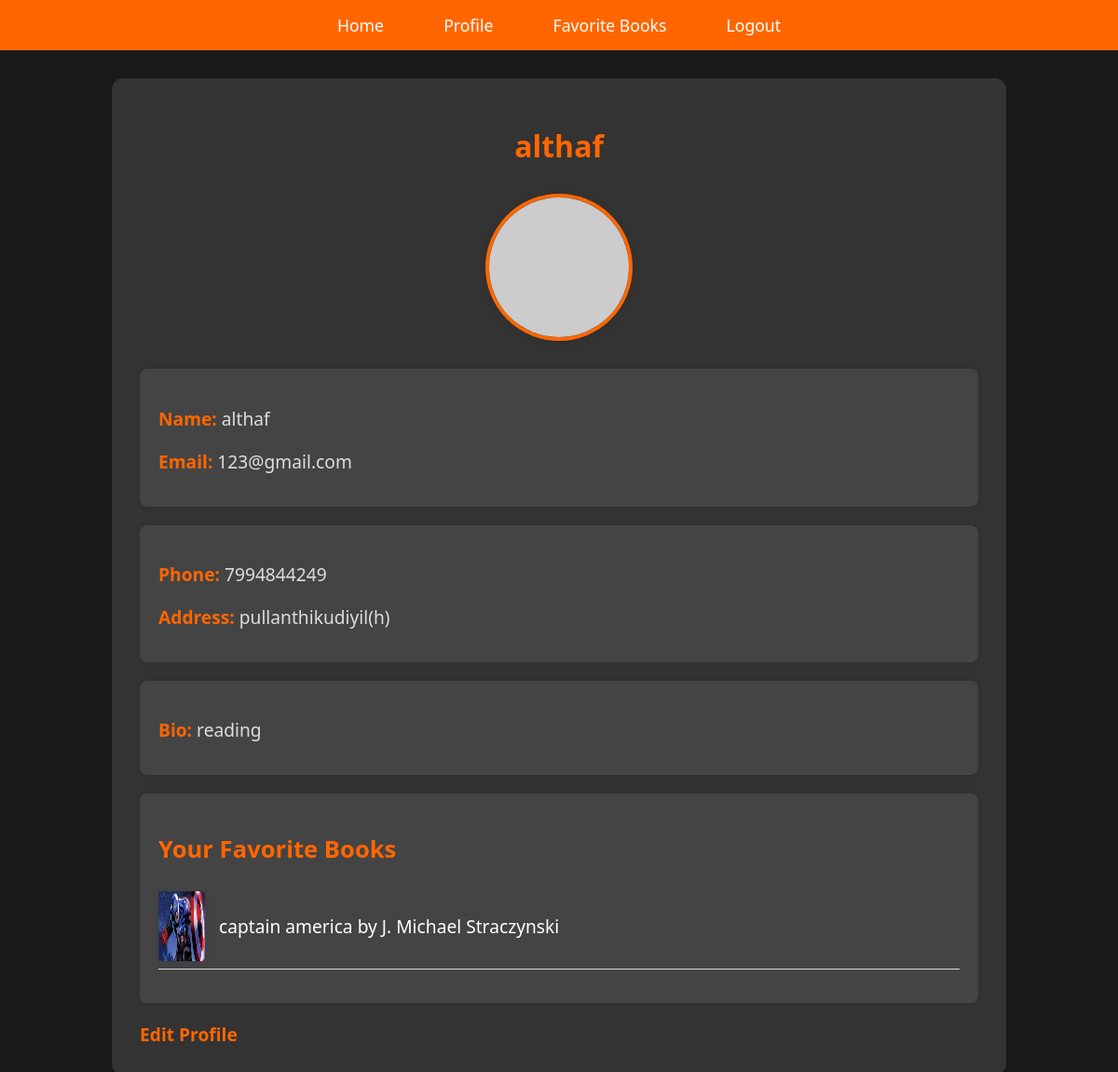
The page /profile/ (signed in) on the database as committed earlier.
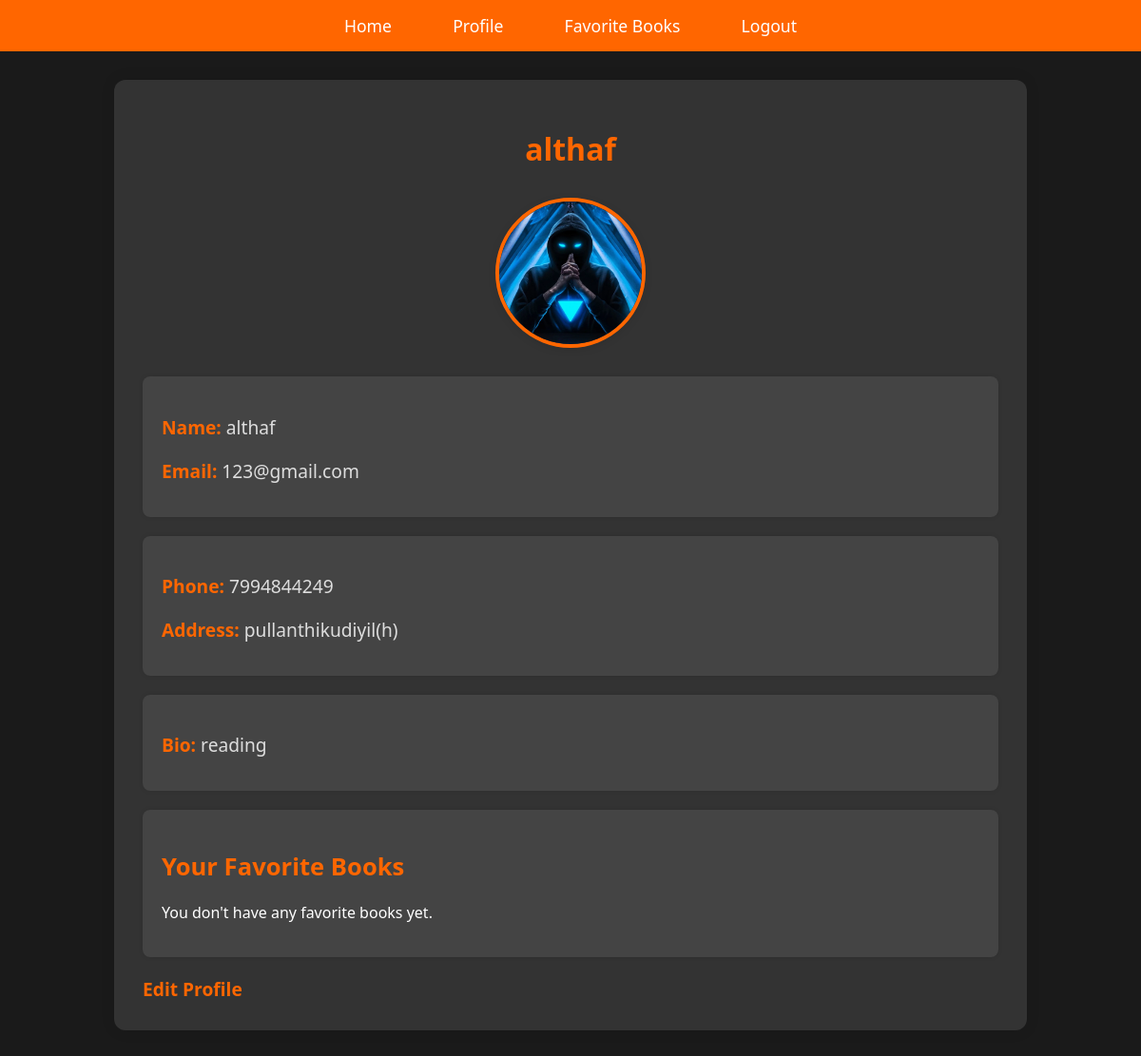
The same page on the database as committed later.
### books/models.py (models this page shows, shortened)
class Book(models.Model):
    title = models.CharField(max_length=255)
    author = models.CharField(max_length=255)
    description = models.TextField()
    cover_image = models.ImageField(upload_to='book_covers/', null=True, blank=True)
    file = models.FileField(upload_to='book_files/', null=True, blank=True)
    published_date = models.DateField()

class Profile(models.Model):
    user = models.OneToOneField(User, on_delete=models.CASCADE)  # Link to the User model
    name = models.CharField(max_length=255, blank=True, null=True)  # User's name
    address = models.TextField(blank=True, null=True)  # User's address
    phone = models.CharField(max_length=15, blank=True, null=True)  # User's phone number
    email = models.EmailField(blank=True, null=True)  # User's email address
    bio = models.TextField(blank=True, null=True)  # Short bio
    profile_picture = models.ImageField(upload_to='profile_pics/', blank=True, null=True)  # Profile picture

### books/views.py (the view)
# urls.py: path('profile/', views.user_profile, name='user_profile'),
@login_required
def user_profile(request):
    user = request.user
    try:
        profile = user.profile
    except Profile.DoesNotExist:
        profile = Profile.objects.create(user=user)
    favorite_books = Favorite.objects.filter(user=user)
    favorite_books_list = [favorite.book for favorite in favorite_books]  # Assuming 'book' is a field in the Favorite model
    return render(request, 'user/profile.html', {
        'user': user,
        'profile': profile,
        'favorite_books': favorite_books_list,  # Pass the list of favorite books
    })

### templates/user/profile.html (shortened to what this page needs)
<!DOCTYPE html>
<html lang="en">
<head>
</head>
<body>
    <div class="navbar">
        <a href="{% url 'book_list' %}">Home</a>
        <a href="{% url 'user_profile' %}">Profile</a>
        <a href="{% url 'favorite_books' %}">Favorite Books</a>
        <a href="{% url  'book_logout' %}">Logout</a>
    </div>
    <div class="container">
        <h1>{{ user.get_full_name }}</h1>
        <div class="profile-pic">
            {% if profile.profile_picture %}
                <img src="{{ profile.profile_picture.url }}" alt="Profile Picture">
            {% else %}
                <img src="https://via.placeholder.com/150" alt="Profile Picture">
            {% endif %}
        </div>
        <div class="info-card">
            <p><strong>Name:</strong> {{ user.get_full_name }}</p>
            <p><strong>Email:</strong> {{ user.email }}</p>
        </div>
        <div class="info-card">
            <p><strong>Phone:</strong> {{ profile.phone }}</p>
            <p><strong>Address:</strong> {{ profile.address }}</p>
        </div>
        <div class="info-card">
            <p><strong>Bio:</strong> {{ profile.bio }}</p>
        </div>
        <div class="favorite-books-card">
            <h2>Your Favorite Books</h2>
            {% if favorite_books %}
                <ul class="favorite-books-list">
                    {% for book in favorite_books %}
                        <li>
                            {% if book.cover_image %}
                                <img src="{{ book.cover_image.url }}" alt="{{ book.title }} Image">
                            {% else %}
                                <img src="https://via.placeholder.com/50x75" alt="Book Image">
                            {% endif %}
                            <span>{{ book.title }} by {{ book.author }}</span>
                        </li>
                    {% endfor %}
                </ul>
            {% else %}
                <p>You don't have any favorite books yet.</p>
            {% endif %}
        </div>
        <a class="edit-profile-link" href="{% url 'edit_profile' %}">Edit Profile</a>
    </div>
</body>
</html>

Rows that differ between the two databases and show on the page:
no longer on this page (row unchanged): Book: cover_image (picture), title "captain america", author "J. Michael Straczynski"
changed Profile "pullanthikudiyil(h)": profile_picture: picture added
Other text that changed with them:
text now shown: "You don't have any favorite books yet."
